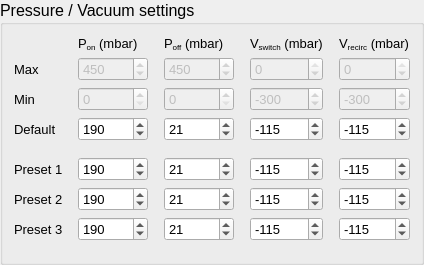
         <widget class="QGroupBox" name="groupBox_generalSettings_2">
          <property name="minimumSize">
           <size>
            <width>0</width>
            <height>100</height>
           </size>
          </property>
          <property name="font">
           <font>
            <pointsize>12</pointsize>
           </font>
          </property>
          <property name="styleSheet">
           <string notr="true"/>
          </property>
          <property name="title">
           <string>Pressure / Vacuum settings</string>
          </property>
          <layout class="QGridLayout" name="gridLayout_14">
           <item row="0" column="2">
            <widget class="QLabel" name="label_27">
             <property name="font">
              <font>
               <pointsize>10</pointsize>
              </font>
             </property>
             <property name="text">
              <string notr="true">&lt;html&gt;&lt;head/&gt;&lt;body&gt;&lt;p&gt; P&lt;span style=&quot; vertical-align:sub;&quot;&gt;on&lt;/span&gt;  (mbar) &lt;/p&gt;&lt;/body&gt;&lt;/html&gt;</string>
             </property>
            </widget>
           </item>
           <item row="0" column="4">
            <widget class="QLabel" name="label_25">
             <property name="font">
              <font>
               <pointsize>10</pointsize>
              </font>
             </property>
             <property name="text">
              <string notr="true">&lt;html&gt;&lt;head/&gt;&lt;body&gt;&lt;p&gt; P&lt;span style=&quot; vertical-align:sub;&quot;&gt;off&lt;/span&gt; (mbar)&lt;/p&gt;&lt;/body&gt;&lt;/html&gt;</string>
             </property>
            </widget>
           </item>
           <item row="0" column="6">
            <widget class="QLabel" name="label_26">
             <property name="font">
              <font>
               <pointsize>10</pointsize>
              </font>
             </property>
             <property name="text">
              <string notr="true">&lt;html&gt;&lt;head/&gt;&lt;body&gt;&lt;p&gt; V&lt;span style=&quot; vertical-align:sub;&quot;&gt;switch&lt;/span&gt; (mbar)&lt;/p&gt;&lt;/body&gt;&lt;/html&gt;</string>
             </property>
            </widget>
           </item>
           <item row="1" column="1">
            <spacer name="horizontalSpacer_6">
             <property name="orientation">
              <enum>Qt::Horizontal</enum>
             </property>
             <property name="sizeType">
              <enum>QSizePolicy::Minimum</enum>
             </property>
             <property name="sizeHint" stdset="0">
              <size>
               <width>10</width>
               <height>20</height>
              </size>
             </property>
            </spacer>
           </item>
           <item row="1" column="5">
            <spacer name="horizontalSpacer_7">
             <property name="orientation">
              <enum>Qt::Horizontal</enum>
             </property>
             <property name="sizeType">
              <enum>QSizePolicy::Minimum</enum>
             </property>
             <property name="sizeHint" stdset="0">
              <size>
               <width>10</width>
               <height>20</height>
              </size>
             </property>
            </spacer>
           </item>
           <item row="1" column="2">
            <widget class="QSpinBox" name="spinBox_p_on_max">
             <property name="enabled">
              <bool>false</bool>
             </property>
             <property name="sizePolicy">
              <sizepolicy hsizetype="Minimum" vsizetype="Preferred">
               <horstretch>0</horstretch>
               <verstretch>0</verstretch>
              </sizepolicy>
             </property>
             <property name="font">
              <font>
               <pointsize>10</pointsize>
              </font>
             </property>
             <property name="toolTip">
              <string>&lt;html&gt;&lt;head/&gt;&lt;body&gt;&lt;p&gt;Max possible value for Pon pressure in PPC1&lt;/p&gt;&lt;/body&gt;&lt;/html&gt;</string>
             </property>
             <property name="maximum">
              <number>1000</number>
             </property>
             <property name="value">
              <number>450</number>
             </property>
            </widget>
           </item>
           <item row="0" column="8">
            <widget class="QLabel" name="label_31">
             <property name="font">
              <font>
               <pointsize>10</pointsize>
              </font>
             </property>
             <property name="text">
              <string notr="true">&lt;html&gt;&lt;head/&gt;&lt;body&gt;&lt;p&gt; V&lt;span style=&quot; vertical-align:sub;&quot;&gt;recirc&lt;/span&gt; (mbar)&lt;/p&gt;&lt;/body&gt;&lt;/html&gt;</string>
             </property>
            </widget>
           </item>
           <item row="1" column="0">
            <widget class="QLabel" name="label_29">
             <property name="font">
              <font>
               <pointsize>10</pointsize>
              </font>
             </property>
             <property name="text">
              <string>Max</string>
             </property>
            </widget>
           </item>
           <item row="1" column="3">
            <spacer name="horizontalSpacer_8">
             <property name="orientation">
              <enum>Qt::Horizontal</enum>
             </property>
             <property name="sizeType">
              <enum>QSizePolicy::Minimum</enum>
             </property>
             <property name="sizeHint" stdset="0">
              <size>
               <width>10</width>
               <height>20</height>
              </size>
             </property>
            </spacer>
           </item>
           <item row="1" column="4">
            <widget class="QSpinBox" name="spinBox_p_off_max">
             <property name="enabled">
              <bool>false</bool>
             </property>
             <property name="sizePolicy">
              <sizepolicy hsizetype="Minimum" vsizetype="Preferred">
               <horstretch>0</horstretch>
               <verstretch>0</verstretch>
              </sizepolicy>
             </property>
             <property name="font">
              <font>
               <pointsize>10</pointsize>
              </font>
             </property>
             <property name="toolTip">
              <string>&lt;html&gt;&lt;head/&gt;&lt;body&gt;&lt;p&gt;Max possible value for Poff pressure in PPC1&lt;/p&gt;&lt;/body&gt;&lt;/html&gt;</string>
             </property>
             <property name="maximum">
              <number>1000</number>
             </property>
             <property name="value">
              <number>450</number>
             </property>
            </widget>
           </item>
           <item row="3" column="2">
            <widget class="QSpinBox" name="spinBox_p_on_default">
             <property name="sizePolicy">
              <sizepolicy hsizetype="Minimum" vsizetype="Preferred">
               <horstretch>0</horstretch>
               <verstretch>0</verstretch>
              </sizepolicy>
             </property>
             <property name="minimumSize">
              <size>
               <width>70</width>
               <height>0</height>
              </size>
             </property>
             <property name="font">
              <font>
               <pointsize>10</pointsize>
              </font>
             </property>
             <property name="toolTip">
              <string>&lt;html&gt;&lt;head/&gt;&lt;body&gt;&lt;p&gt;Default operational value for Pon pressure in PPC1&lt;/p&gt;&lt;/body&gt;&lt;/html&gt;</string>
             </property>
             <property name="maximum">
              <number>450</number>
             </property>
             <property name="value">
              <number>190</number>
             </property>
            </widget>
           </item>
           <item row="3" column="4">
            <widget class="QSpinBox" name="spinBox_p_off_default">
             <property name="sizePolicy">
              <sizepolicy hsizetype="Minimum" vsizetype="Preferred">
               <horstretch>0</horstretch>
               <verstretch>0</verstretch>
              </sizepolicy>
             </property>
             <property name="minimumSize">
              <size>
               <width>70</width>
               <height>0</height>
              </size>
             </property>
             <property name="font">
              <font>
               <pointsize>10</pointsize>
              </font>
             </property>
             <property name="toolTip">
              <string>&lt;html&gt;&lt;head/&gt;&lt;body&gt;&lt;p&gt;Default operational value for Poff pressure in PPC1&lt;/p&gt;&lt;/body&gt;&lt;/html&gt;</string>
             </property>
             <property name="maximum">
              <number>450</number>
             </property>
             <property name="value">
              <number>21</number>
             </property>
            </widget>
           </item>
           <item row="3" column="6">
            <widget class="QSpinBox" name="spinBox_v_switch_default">
             <property name="sizePolicy">
              <sizepolicy hsizetype="Minimum" vsizetype="Preferred">
               <horstretch>0</horstretch>
               <verstretch>0</verstretch>
              </sizepolicy>
             </property>
             <property name="minimumSize">
              <size>
               <width>70</width>
               <height>0</height>
              </size>
             </property>
             <property name="font">
              <font>
               <pointsize>10</pointsize>
              </font>
             </property>
             <property name="toolTip">
              <string>&lt;html&gt;&lt;head/&gt;&lt;body&gt;&lt;p&gt;Default operational value for Vswitch vacuum in PPC1&lt;/p&gt;&lt;/body&gt;&lt;/html&gt;</string>
             </property>
             <property name="minimum">
              <number>-300</number>
             </property>
             <property name="maximum">
              <number>0</number>
             </property>
             <property name="value">
              <number>-115</number>
             </property>
            </widget>
           </item>
           <item row="3" column="8">
            <widget class="QSpinBox" name="spinBox_v_recirc_default">
             <property name="sizePolicy">
              <sizepolicy hsizetype="Minimum" vsizetype="Preferred">
               <horstretch>0</horstretch>
               <verstretch>0</verstretch>
              </sizepolicy>
             </property>
             <property name="minimumSize">
              <size>
               <width>70</width>
               <height>0</height>
              </size>
             </property>
             <property name="font">
              <font>
               <pointsize>10</pointsize>
              </font>
             </property>
             <property name="toolTip">
              <string>&lt;html&gt;&lt;head/&gt;&lt;body&gt;&lt;p&gt;Default operational value for Vrecirc vacuum in PPC1&lt;/p&gt;&lt;/body&gt;&lt;/html&gt;</string>
             </property>
             <property name="minimum">
              <number>-300</number>
             </property>
             <property name="maximum">
              <number>0</number>
             </property>
             <property name="value">
              <number>-115</number>
             </property>
            </widget>
           </item>
           <item row="1" column="8">
            <widget class="QSpinBox" name="spinBox_v_recirc_max">
             <property name="enabled">
              <bool>false</bool>
             </property>
             <property name="sizePolicy">
              <sizepolicy hsizetype="Minimum" vsizetype="Preferred">
               <horstretch>0</horstretch>
               <verstretch>0</verstretch>
              </sizepolicy>
             </property>
             <property name="font">
              <font>
               <pointsize>10</pointsize>
              </font>
             </property>
             <property name="toolTip">
              <string>&lt;html&gt;&lt;head/&gt;&lt;body&gt;&lt;p&gt;Max possible value for Vrecirc vacuum in PPC1&lt;/p&gt;&lt;/body&gt;&lt;/html&gt;</string>
             </property>
             <property name="minimum">
              <number>-1000</number>
             </property>
             <property name="maximum">
              <number>0</number>
             </property>
            </widget>
           </item>
           <item row="2" column="0">
            <widget class="QLabel" name="label_30">
             <property name="font">
              <font>
               <pointsize>10</pointsize>
              </font>
             </property>
             <property name="text">
              <string>Min</string>
             </property>
            </widget>
           </item>
           <item row="2" column="8">
            <widget class="QSpinBox" name="spinBox_v_recirc_min">
             <property name="enabled">
              <bool>false</bool>
             </property>
             <property name="sizePolicy">
              <sizepolicy hsizetype="Minimum" vsizetype="Preferred">
               <horstretch>0</horstretch>
               <verstretch>0</verstretch>
              </sizepolicy>
             </property>
             <property name="font">
              <font>
               <pointsize>10</pointsize>
              </font>
             </property>
             <property name="toolTip">
              <string>&lt;html&gt;&lt;head/&gt;&lt;body&gt;&lt;p&gt;Min possible value for Vrecirc vacuum in PPC1&lt;/p&gt;&lt;/body&gt;&lt;/html&gt;</string>
             </property>
             <property name="minimum">
              <number>-1000</number>
             </property>
             <property name="maximum">
              <number>0</number>
             </property>
             <property name="value">
              <number>-300</number>
             </property>
            </widget>
           </item>
           <item row="3" column="0">
            <widget class="QLabel" name="label_28">
             <property name="font">
              <font>
               <pointsize>10</pointsize>
              </font>
             </property>
             <property name="text">
              <string>Default</string>
             </property>
            </widget>
           </item>
           <item row="2" column="4">
            <widget class="QSpinBox" name="spinBox_p_off_min">
             <property name="enabled">
              <bool>false</bool>
             </property>
             <property name="sizePolicy">
              <sizepolicy hsizetype="Minimum" vsizetype="Preferred">
               <horstretch>0</horstretch>
               <verstretch>0</verstretch>
              </sizepolicy>
             </property>
             <property name="font">
              <font>
               <pointsize>10</pointsize>
              </font>
             </property>
             <property name="toolTip">
              <string>&lt;html&gt;&lt;head/&gt;&lt;body&gt;&lt;p&gt;Min possible value for Poff pressure in PPC1&lt;/p&gt;&lt;/body&gt;&lt;/html&gt;</string>
             </property>
             <property name="maximum">
              <number>1000</number>
             </property>
            </widget>
           </item>
           <item row="1" column="7">
            <spacer name="horizontalSpacer_11">
             <property name="orientation">
              <enum>Qt::Horizontal</enum>
             </property>
             <property name="sizeType">
              <enum>QSizePolicy::Minimum</enum>
             </property>
             <property name="sizeHint" stdset="0">
              <size>
               <width>10</width>
               <height>20</height>
              </size>
             </property>
            </spacer>
           </item>
           <item row="2" column="2">
            <widget class="QSpinBox" name="spinBox_p_on_min">
             <property name="enabled">
              <bool>false</bool>
             </property>
             <property name="sizePolicy">
              <sizepolicy hsizetype="Minimum" vsizetype="Preferred">
               <horstretch>0</horstretch>
               <verstretch>0</verstretch>
              </sizepolicy>
             </property>
             <property name="font">
              <font>
               <pointsize>10</pointsize>
              </font>
             </property>
             <property name="toolTip">
              <string>&lt;html&gt;&lt;head/&gt;&lt;body&gt;&lt;p&gt;Min possible value for Pon pressure in PPC1&lt;/p&gt;&lt;/body&gt;&lt;/html&gt;</string>
             </property>
             <property name="maximum">
              <number>1000</number>
             </property>
            </widget>
           </item>
           <item row="1" column="6">
            <widget class="QSpinBox" name="spinBox_v_switch_max">
             <property name="enabled">
              <bool>false</bool>
             </property>
             <property name="sizePolicy">
              <sizepolicy hsizetype="Minimum" vsizetype="Preferred">
               <horstretch>0</horstretch>
               <verstretch>0</verstretch>
              </sizepolicy>
             </property>
             <property name="font">
              <font>
               <pointsize>10</pointsize>
              </font>
             </property>
             <property name="toolTip">
              <string>&lt;html&gt;&lt;head/&gt;&lt;body&gt;&lt;p&gt;Max possibile value for Vswitch vacuum in PPC1&lt;/p&gt;&lt;/body&gt;&lt;/html&gt;</string>
             </property>
             <property name="minimum">
              <number>-1000</number>
             </property>
             <property name="maximum">
              <number>0</number>
             </property>
            </widget>
           </item>
           <item row="2" column="6">
            <widget class="QSpinBox" name="spinBox_v_switch_min">
             <property name="enabled">
              <bool>false</bool>
             </property>
             <property name="sizePolicy">
              <sizepolicy hsizetype="Minimum" vsizetype="Preferred">
               <horstretch>0</horstretch>
               <verstretch>0</verstretch>
              </sizepolicy>
             </property>
             <property name="font">
              <font>
               <pointsize>10</pointsize>
              </font>
             </property>
             <property name="toolTip">
              <string>&lt;html&gt;&lt;head/&gt;&lt;body&gt;&lt;p&gt;Min possible value for Vswitch vacuum in PPC1&lt;/p&gt;&lt;/body&gt;&lt;/html&gt;</string>
             </property>
             <property name="minimum">
              <number>-1000</number>
             </property>
             <property name="maximum">
              <number>0</number>
             </property>
             <property name="value">
              <number>-300</number>
             </property>
            </widget>
           </item>
           <item row="5" column="6">
            <widget class="QSpinBox" name="spinBox_v_switch_preset1">
             <property name="minimumSize">
              <size>
               <width>0</width>
               <height>20</height>
              </size>
             </property>
             <property name="font">
              <font>
               <pointsize>10</pointsize>
              </font>
             </property>
             <property name="toolTip">
              <string>&lt;html&gt;&lt;head/&gt;&lt;body&gt;&lt;p&gt;Vswitch vacuum value for preset 1&lt;/p&gt;&lt;/body&gt;&lt;/html&gt;</string>
             </property>
             <property name="minimum">
              <number>-300</number>
             </property>
             <property name="maximum">
              <number>0</number>
             </property>
             <property name="value">
              <number>-115</number>
             </property>
            </widget>
           </item>
           <item row="5" column="2">
            <widget class="QSpinBox" name="spinBox_p_on_preset1">
             <property name="minimumSize">
              <size>
               <width>0</width>
               <height>20</height>
              </size>
             </property>
             <property name="font">
              <font>
               <pointsize>10</pointsize>
               <weight>50</weight>
               <bold>false</bold>
              </font>
             </property>
             <property name="toolTip">
              <string>&lt;html&gt;&lt;head/&gt;&lt;body&gt;&lt;p&gt;Pon pressure value for preset 1&lt;/p&gt;&lt;/body&gt;&lt;/html&gt;</string>
             </property>
             <property name="maximum">
              <number>450</number>
             </property>
             <property name="value">
              <number>190</number>
             </property>
            </widget>
           </item>
           <item row="5" column="0" colspan="2">
            <widget class="QLabel" name="label_16">
             <property name="minimumSize">
              <size>
               <width>0</width>
               <height>20</height>
              </size>
             </property>
             <property name="font">
              <font>
               <pointsize>10</pointsize>
              </font>
             </property>
             <property name="text">
              <string>Preset 1</string>
             </property>
            </widget>
           </item>
           <item row="5" column="4">
            <widget class="QSpinBox" name="spinBox_p_off_preset1">
             <property name="minimumSize">
              <size>
               <width>0</width>
               <height>20</height>
              </size>
             </property>
             <property name="font">
              <font>
               <pointsize>10</pointsize>
              </font>
             </property>
             <property name="toolTip">
              <string>&lt;html&gt;&lt;head/&gt;&lt;body&gt;&lt;p&gt;Poff pressure value for preset 1&lt;/p&gt;&lt;/body&gt;&lt;/html&gt;</string>
             </property>
             <property name="maximum">
              <number>450</number>
             </property>
             <property name="value">
              <number>21</number>
             </property>
            </widget>
           </item>
           <item row="6" column="8">
            <widget class="QSpinBox" name="spinBox_v_recirc_preset2">
             <property name="minimumSize">
              <size>
               <width>0</width>
               <height>20</height>
              </size>
             </property>
             <property name="font">
              <font>
               <pointsize>10</pointsize>
              </font>
             </property>
             <property name="toolTip">
              <string>&lt;html&gt;&lt;head/&gt;&lt;body&gt;&lt;p&gt;Vrecirc vacuum value for preset 2&lt;/p&gt;&lt;/body&gt;&lt;/html&gt;</string>
             </property>
             <property name="minimum">
              <number>-300</number>
             </property>
             <property name="maximum">
              <number>0</number>
             </property>
             <property name="value">
              <number>-115</number>
             </property>
            </widget>
           </item>
           <item row="6" column="4">
            <widget class="QSpinBox" name="spinBox_p_off_preset2">
             <property name="minimumSize">
              <size>
               <width>0</width>
               <height>20</height>
              </size>
             </property>
             <property name="font">
              <font>
               <pointsize>10</pointsize>
              </font>
             </property>
             <property name="toolTip">
              <string>&lt;html&gt;&lt;head/&gt;&lt;body&gt;&lt;p&gt;Poff pressure value for preset 2&lt;/p&gt;&lt;/body&gt;&lt;/html&gt;</string>
             </property>
             <property name="maximum">
              <number>450</number>
             </property>
             <property name="value">
              <number>21</number>
             </property>
            </widget>
           </item>
           <item row="6" column="6">
            <widget class="QSpinBox" name="spinBox_v_switch_preset2">
             <property name="minimumSize">
              <size>
               <width>0</width>
               <height>20</height>
              </size>
             </property>
             <property name="font">
              <font>
               <pointsize>10</pointsize>
              </font>
             </property>
             <property name="toolTip">
              <string>&lt;html&gt;&lt;head/&gt;&lt;body&gt;&lt;p&gt;Vswitch vacuum value for preset 2&lt;/p&gt;&lt;/body&gt;&lt;/html&gt;</string>
             </property>
             <property name="minimum">
              <number>-300</number>
             </property>
             <property name="maximum">
              <number>0</number>
             </property>
             <property name="value">
              <number>-115</number>
             </property>
            </widget>
           </item>
           <item row="6" column="2">
            <widget class="QSpinBox" name="spinBox_p_on_preset2">
             <property name="minimumSize">
              <size>
               <width>0</width>
               <height>20</height>
              </size>
             </property>
             <property name="font">
              <font>
               <pointsize>10</pointsize>
              </font>
             </property>
             <property name="toolTip">
              <string>&lt;html&gt;&lt;head/&gt;&lt;body&gt;&lt;p&gt;Pon pressure value for preset 2&lt;/p&gt;&lt;/body&gt;&lt;/html&gt;</string>
             </property>
             <property name="maximum">
              <number>450</number>
             </property>
             <property name="value">
              <number>190</number>
             </property>
            </widget>
           </item>
           <item row="5" column="8">
            <widget class="QSpinBox" name="spinBox_v_recirc_preset1">
             <property name="minimumSize">
              <size>
               <width>0</width>
               <height>20</height>
              </size>
             </property>
             <property name="font">
              <font>
               <pointsize>10</pointsize>
              </font>
             </property>
             <property name="toolTip">
              <string>&lt;html&gt;&lt;head/&gt;&lt;body&gt;&lt;p&gt;Vrecirc vacuum value for preset 1&lt;/p&gt;&lt;/body&gt;&lt;/html&gt;</string>
             </property>
             <property name="minimum">
              <number>-300</number>
             </property>
             <property name="maximum">
              <number>0</number>
             </property>
             <property name="value">
              <number>-115</number>
             </property>
            </widget>
           </item>
           <item row="7" column="0" colspan="2">
            <widget class="QLabel" name="label_21">
             <property name="minimumSize">
              <size>
               <width>0</width>
               <height>20</height>
              </size>
             </property>
             <property name="font">
              <font>
               <pointsize>10</pointsize>
              </font>
             </property>
             <property name="text">
              <string>Preset 3</string>
             </property>
            </widget>
           </item>
           <item row="7" column="2">
            <widget class="QSpinBox" name="spinBox_p_on_preset3">
             <property name="minimumSize">
              <size>
               <width>0</width>
               <height>20</height>
              </size>
             </property>
             <property name="font">
              <font>
               <pointsize>10</pointsize>
              </font>
             </property>
             <property name="toolTip">
              <string>&lt;html&gt;&lt;head/&gt;&lt;body&gt;&lt;p&gt;Pon pressure value for preset 3&lt;/p&gt;&lt;/body&gt;&lt;/html&gt;</string>
             </property>
             <property name="maximum">
              <number>450</number>
             </property>
             <property name="value">
              <number>190</number>
             </property>
            </widget>
           </item>
           <item row="6" column="0" colspan="2">
            <widget class="QLabel" name="label_20">
             <property name="minimumSize">
              <size>
               <width>0</width>
               <height>20</height>
              </size>
             </property>
             <property name="font">
              <font>
               <pointsize>10</pointsize>
              </font>
             </property>
             <property name="text">
              <string>Preset 2</string>
             </property>
            </widget>
           </item>
           <item row="7" column="4">
            <widget class="QSpinBox" name="spinBox_p_off_preset3">
             <property name="minimumSize">
              <size>
               <width>0</width>
               <height>20</height>
              </size>
             </property>
             <property name="font">
              <font>
               <pointsize>10</pointsize>
              </font>
             </property>
             <property name="toolTip">
              <string>&lt;html&gt;&lt;head/&gt;&lt;body&gt;&lt;p&gt;Poff pressure value for preset 3&lt;/p&gt;&lt;/body&gt;&lt;/html&gt;</string>
             </property>
             <property name="maximum">
              <number>450</number>
             </property>
             <property name="value">
              <number>21</number>
             </property>
            </widget>
           </item>
           <item row="7" column="6">
            <widget class="QSpinBox" name="spinBox_v_switch_preset3">
             <property name="minimumSize">
              <size>
               <width>0</width>
               <height>20</height>
              </size>
             </property>
             <property name="font">
              <font>
               <pointsize>10</pointsize>
              </font>
             </property>
             <property name="toolTip">
              <string>&lt;html&gt;&lt;head/&gt;&lt;body&gt;&lt;p&gt;Vswitch vacuum value for preset 3&lt;/p&gt;&lt;/body&gt;&lt;/html&gt;</string>
             </property>
             <property name="minimum">
              <number>-300</number>
             </property>
             <property name="maximum">
              <number>0</number>
             </property>
             <property name="value">
              <number>-115</number>
             </property>
            </widget>
           </item>
           <item row="7" column="8">
            <widget class="QSpinBox" name="spinBox_v_recirc_preset3">
             <property name="minimumSize">
              <size>
               <width>0</width>
               <height>20</height>
              </size>
             </property>
             <property name="font">
              <font>
               <pointsize>10</pointsize>
              </font>
             </property>
             <property name="toolTip">
              <string>&lt;html&gt;&lt;head/&gt;&lt;body&gt;&lt;p&gt;Vrecirc vacuum value for preset 3&lt;/p&gt;&lt;/body&gt;&lt;/html&gt;</string>
             </property>
             <property name="minimum">
              <number>-300</number>
             </property>
             <property name="maximum">
              <number>0</number>
             </property>
             <property name="value">
              <number>-115</number>
             </property>
            </widget>
           </item>
           <item row="8" column="0">
            <spacer name="verticalSpacer_8">
             <property name="orientation">
              <enum>Qt::Vertical</enum>
             </property>
             <property name="sizeHint" stdset="0">
              <size>
               <width>20</width>
               <height>10</height>
              </size>
             </property>
            </spacer>
           </item>
           <item row="4" column="0">
            <spacer name="verticalSpacer">
             <property name="orientation">
              <enum>Qt::Vertical</enum>
             </property>
             <property name="sizeType">
              <enum>QSizePolicy::Fixed</enum>
             </property>
             <property name="sizeHint" stdset="0">
              <size>
               <width>20</width>
               <height>10</height>
              </size>
             </property>
            </spacer>
           </item>
          </layout>
         </widget>
